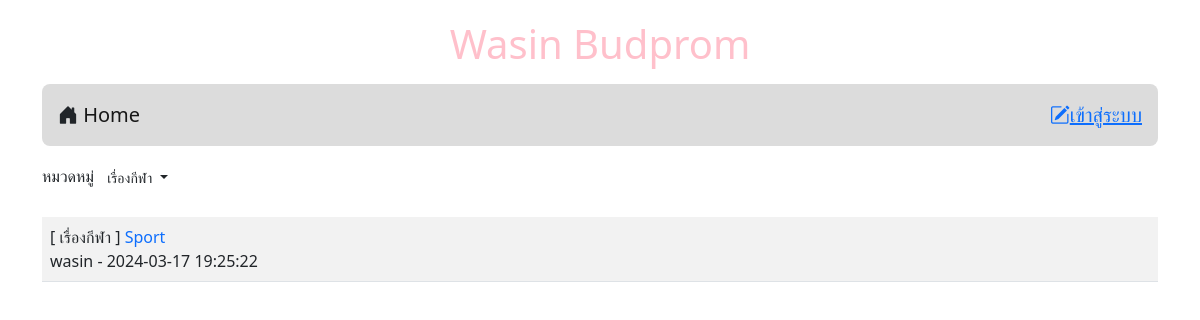
The page /index.php?id=3 on the database its author committed.
### tables this page shows
CREATE TABLE `category` (
  `id` int(11) NOT NULL,
  `name` varchar(32) NOT NULL
);

CREATE TABLE `post` (
  `id` int(11) NOT NULL,
  `title` varchar(128) NOT NULL,
  `content` varchar(2048) NOT NULL,
  `post_date` datetime NOT NULL,
  `cat_id` int(11) NOT NULL,
  `user_id` int(11) NOT NULL
);

CREATE TABLE `user` (
  `id` int(11) NOT NULL,
  `login` varchar(64) NOT NULL,
  `password` varchar(64) NOT NULL,
  `name` varchar(64) NOT NULL,
  `gender` char(1) NOT NULL,
  `email` varchar(32) NOT NULL,
  `role` char(1) NOT NULL
);

### index.php (the view, shortened to what this page needs)
<!DOCTYPE html>
<html lang="en">
<head>
    <link rel="stylesheet" href="home.css">
    <link href="https://cdn.jsdelivr.net/npm/bootstrap@5.2.3/dist/css/bootstrap.min.css" rel="stylesheet"
>
    <link rel="stylesheet" href="https://cdn.jsdelivr.net/npm/bootstrap-icons@1.11.3/font/bootstrap-icons.min.css">
</head>
<header>
    <h1 style="color: pink;">Wasin Budprom</h1>
</header>
<body class="container">
    <?php @include('nav.php')?>
    <div class="my-2 d-flex justify-content-between">
        <div>
            <lable>หมวดหมู่</lable>
            <span class="dropdown">
                <?php
                    $conn=new PDO("mysql:host=localhost;dbname=webboard;charset=utf8","root","");
                ?>
                <button class="btn btn-white-50 btn-sm dropdown-toggle" type="button" data-bs-toggle="dropdown"
                    aria-expanded="false">
                        <?php
                        if(isset($_GET['id'])){
                        $sql="SELECT name FROM category WHERE id=$_GET[id]";
                        foreach($conn->query($sql)as $row)
                        echo "$row[name]";
                        }else{
                            echo "--ทั้งหมด--";
                        }
                        ?>
                </button>
                    <?php
                        $sql="SELECT * FROM category";
                    ?>
            </span>
        </div>
    </div>
    <table class="table table-striped mt-4 ">
        <?php
        $conn=new PDO("mysql:host=localhost;dbname=webboard;charset=utf8","root","");
        if(isset($_GET['id'])){
            $sql="SELECT t3.name,t1.title,t1.id,t2.login,t1.post_date,t2.id as 'user_id' FROM post as t1
            INNER JOIN user as t2 ON (t1.user_id=t2.id)
            INNER JOIN category as t3 ON (t1.cat_id=t3.id)
            WHERE t1.cat_id=$_GET[id]
            ORDER BY t1.post_date DESC" ;
        }else{
            $sql="SELECT t3.name,t1.title,t1.id,t2.login,t1.post_date,t2.id as 'user_id' FROM post as t1
            INNER JOIN user as t2 ON (t1.user_id=t2.id)
            INNER JOIN category as t3 ON (t1.cat_id=t3.id)
            ORDER BY t1.post_date DESC" ;
        }
        $result=$conn->query($sql);
        while($row=$result->fetch()){
            echo "<tr><td class='d-flex'>
            <div class='flex-grow-1'>[ $row[0] ]<a href=post.php?id=$row[2]
            style=text-decoration:none> $row[1]</a><br>$row[3] - $row[4]</div>";
        }
        ?>
    </table>
</body>
</html>

### home.css (style rules this page uses)
body { background: #3399ff; }
header { text-align: center; margin-top: 20px; }

### rows shown on the page
category: name "เรื่องกีฬา"
post: category.name "เรื่องกีฬา", title "Sport", user.login "wasin", post_date "2024-03-17 19:25:22"
